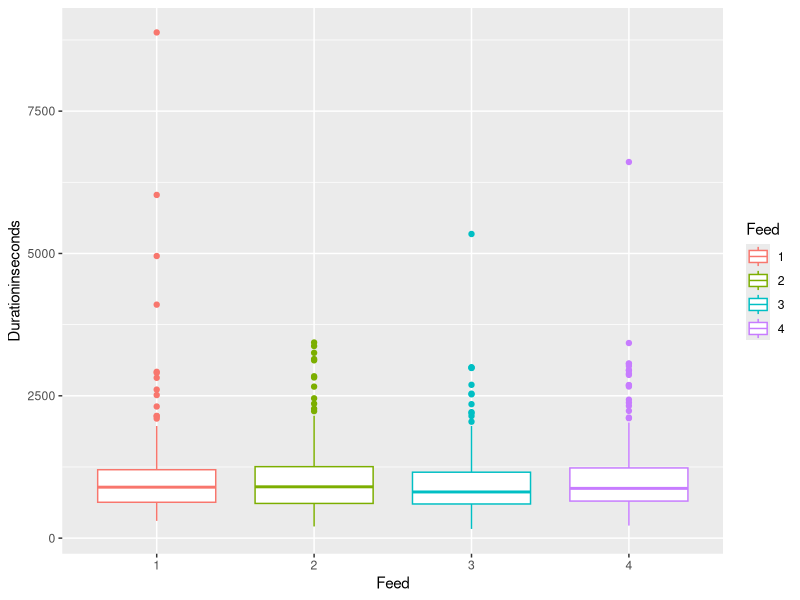
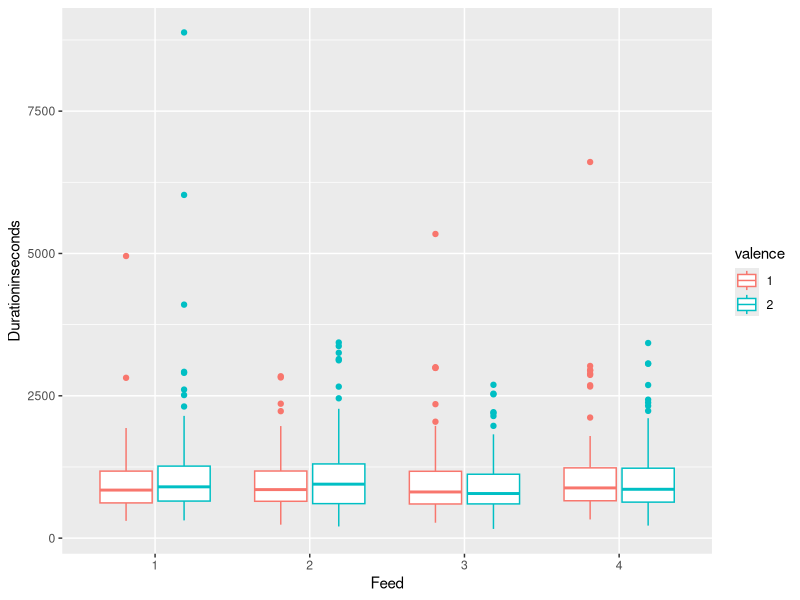
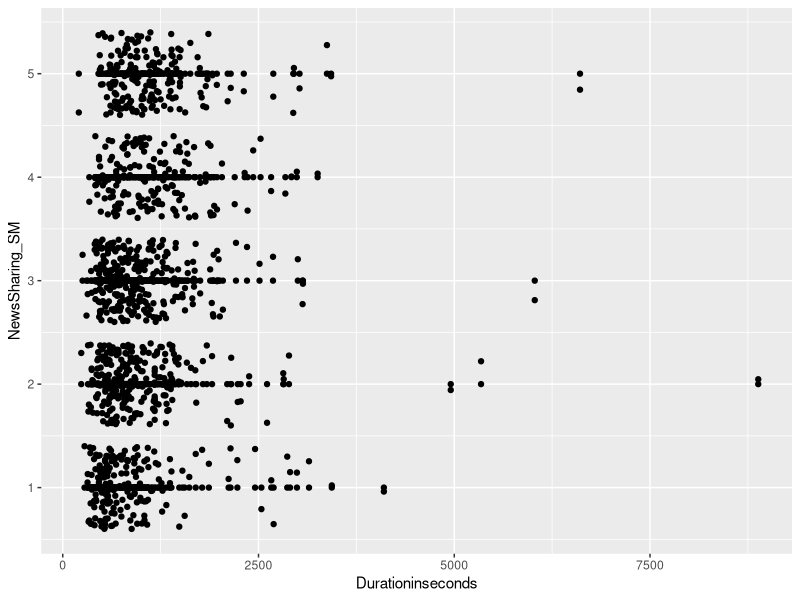
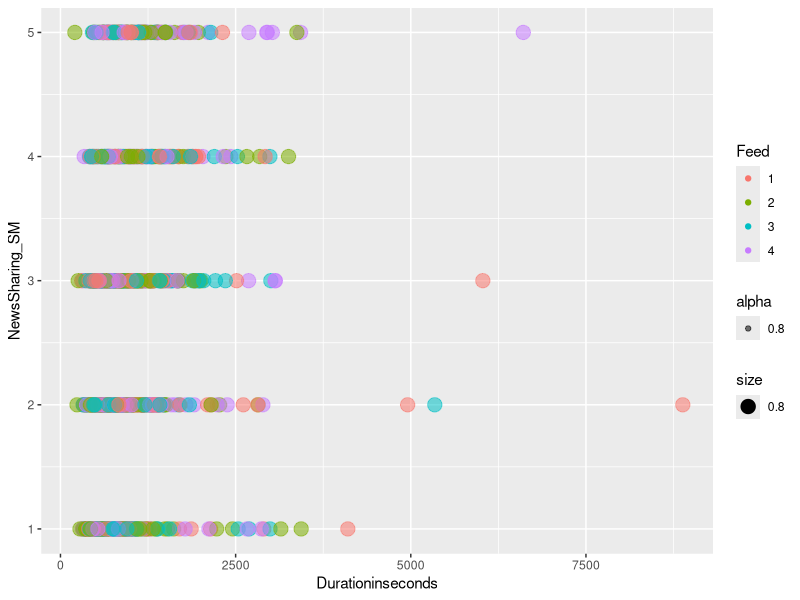
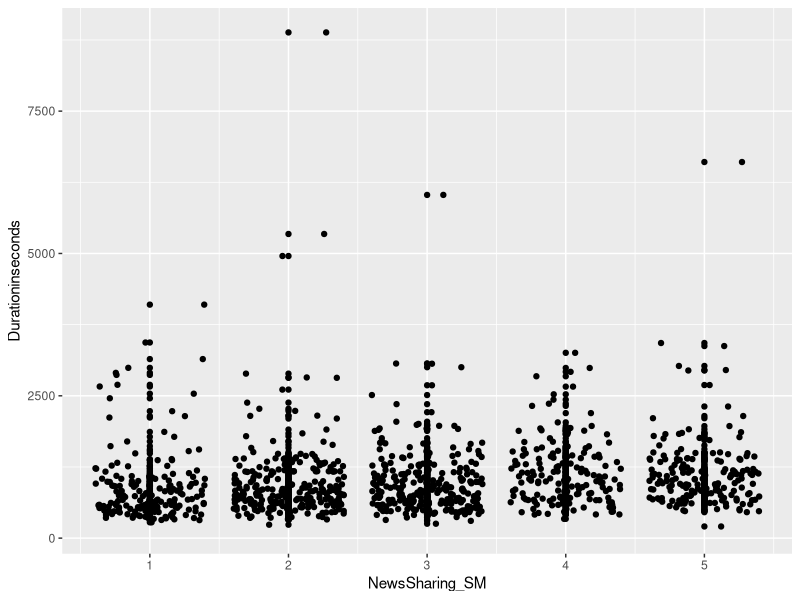
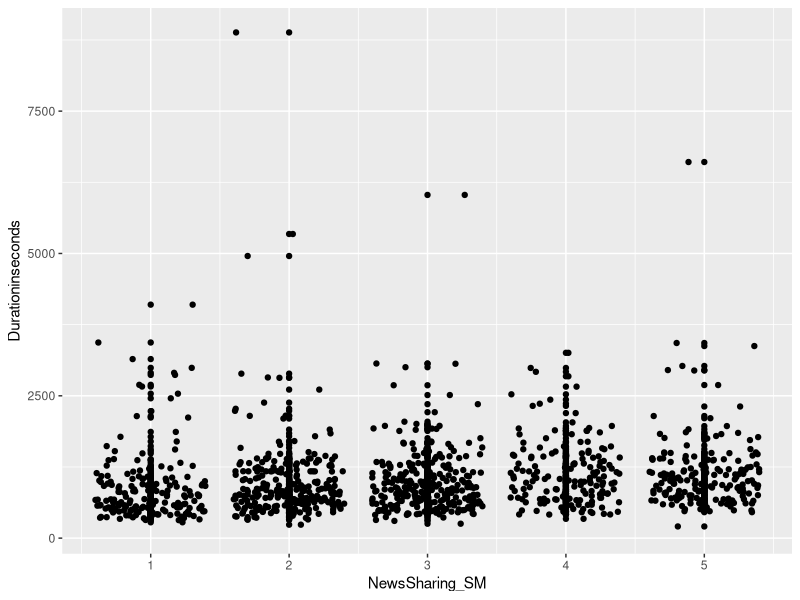
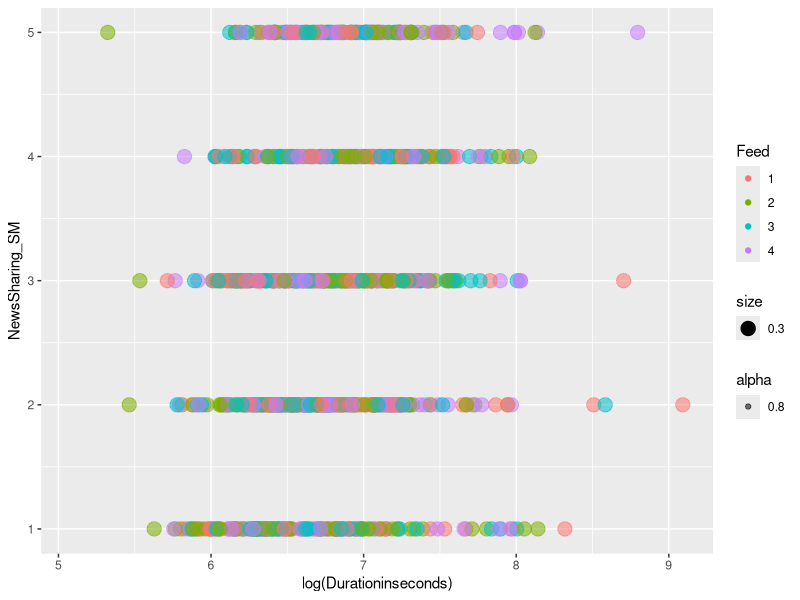
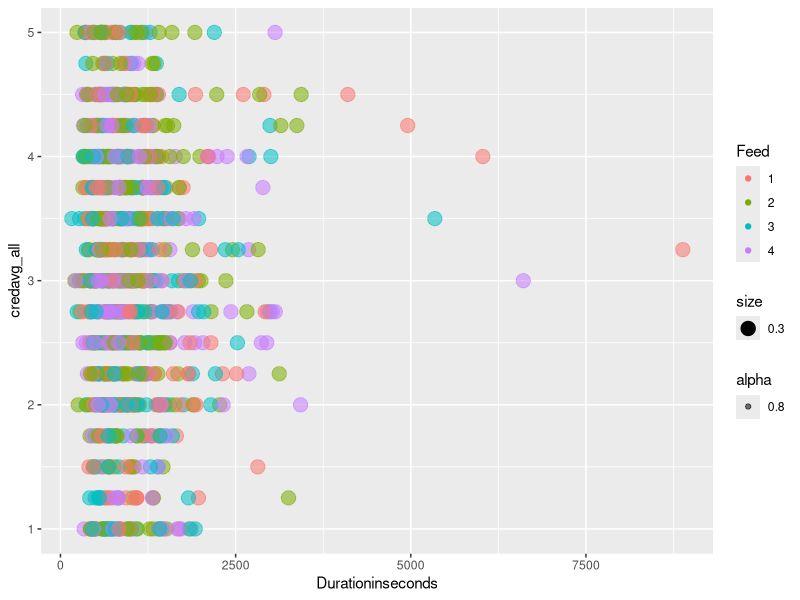

The R source for these figures, in order:
## ---- chunk 1
knitr::opts_chunk$set(echo = TRUE)
## ---- chunk 2
library(readr)
library(dplyr)
library(car)
library(ggplot2)
library(gridExtra)
## ---- chunk 3
CNdata_filtered_120123 <- read_csv("CNdata_filtered_120123.csv")
ENdata_filtered_110123 <- read_csv("ENdata_filtered_110123.csv")
## ---- chunk 4
#Chinese data, renaming/changing data types to factors
CNdata_filtered_120123$Feed <- CNdata_filtered_120123$feed_typefour
CNdata_filtered_120123$Feed <- as.factor(CNdata_filtered_120123$Feed)
CNdata_filtered_120123$valence <- as.factor(CNdata_filtered_120123$valence)

#Chinese data, selecting relevant variables
Data_CN <- CNdata_filtered_120123 |> 
  dplyr::select(Feed,valence,credavg_all,nwavg_all,share_all,NewsSharing_SM,NewsCred_SM,AI_acceptance,GenTech_op,gender,age) |> 
  mutate(Group = 1)

#English data, adding/renaming relevant variables
ENdata_filtered_110123$NewsCred_SM <- unlist(ENdata_filtered_110123[,255])#rename to match CN data

#English data, selecting relevant variables
Data_EN <-ENdata_filtered_110123 |> 
  dplyr::mutate(valence = feed_valence) |>
  dplyr::mutate(Feed = feedtype_four) |> 
  dplyr::select(Feed,valence,credavg_all,nwavg_all,share_all,NewsSharing_SM,NewsCred_SM,AI_acceptance,GenTech_op,gender,age) |> 
  mutate(Group = 0)

#English data, changing data types to factors
Data_EN$Feed <- as.factor(Data_EN$Feed)
Data_EN$valence <- as.factor(Data_EN$valence)

#one dataframe, Group (1 = Chinese 0 = American)
Data <- rbind(Data_CN,Data_EN)
Data$Group <- as.factor(Data$Group)

#fixing age and gender
Data$age <- 2024 - Data$age
Data$gender <- as.factor(Data$gender)
## ---- chunk 5
#Chinese data, renaming/changing data types to factors
CNdata_filtered_120123$Feed <- CNdata_filtered_120123$feed_typefour
CNdata_filtered_120123$Feed <- as.factor(CNdata_filtered_120123$Feed)
CNdata_filtered_120123$valence <- as.factor(CNdata_filtered_120123$valence)

#Chinese data, selecting relevant variables
Data_CN <- CNdata_filtered_120123 |> 
  dplyr::select(Feed,valence,credavg_all,nwavg_all,share_all,Finished,ResponseId,
                NewsSharing_SM,NewsCred_SM,AI_acceptance,GenTech_op,gender,age,Durationinseconds,
                Timer1_ClickCount,Timer1_FirstClick,Timer1_LastClick,Timer1_PageSubmit,
                Timer2_ClickCount,Timer2_FirstClick,Timer2_LastClick,Timer2_PageSubmit,
                Timer3_ClickCount,Timer3_FirstClick,Timer3_LastClick,Timer3_PageSubmit,
                Timer4_ClickCount,Timer4_FirstClick,Timer4_LastClick,Timer4_PageSubmit,
                Timer5_ClickCount,Timer5_FirstClick,Timer5_LastClick,Timer5_PageSubmit,
                Timer6_ClickCount,Timer6_FirstClick,Timer6_LastClick,Timer6_PageSubmit,
                Timer7_ClickCount,Timer7_FirstClick,Timer7_LastClick,Timer7_PageSubmit,
                Timer8_ClickCount,Timer8_FirstClick,Timer8_LastClick,Timer8_PageSubmit) |> 
  mutate(Group = 1)

#English data, adding/renaming relevant variables
ENdata_filtered_110123$NewsCred_SM <- unlist(ENdata_filtered_110123[,255])#rename to match CN data

#English data, selecting relevant variables
Data_EN <-ENdata_filtered_110123 |> 
  dplyr::mutate(valence = feed_valence) |>
  dplyr::mutate(Feed = feedtype_four) |> 
  dplyr::select(Feed,valence,credavg_all,nwavg_all,share_all,Finished,ResponseId,
                NewsSharing_SM,NewsCred_SM,AI_acceptance,GenTech_op,gender,age,Durationinseconds,
                Timer1_ClickCount,Timer1_FirstClick,Timer1_LastClick,Timer1_PageSubmit,
                Timer2_ClickCount,Timer2_FirstClick,Timer2_LastClick,Timer2_PageSubmit,
                Timer3_ClickCount,Timer3_FirstClick,Timer3_LastClick,Timer3_PageSubmit,
                Timer4_ClickCount,Timer4_FirstClick,Timer4_LastClick,Timer4_PageSubmit,
                Timer5_ClickCount,Timer5_FirstClick,Timer5_LastClick,Timer5_PageSubmit,
                Timer6_ClickCount,Timer6_FirstClick,Timer6_LastClick,Timer6_PageSubmit,
                Timer7_ClickCount,Timer7_FirstClick,Timer7_LastClick,Timer7_PageSubmit,
                Timer8_ClickCount,Timer8_FirstClick,Timer8_LastClick,Timer8_PageSubmit) |> 
  mutate(Group = 0)

#English data, changing data types to factors
Data_EN$Feed <- as.factor(Data_EN$Feed)
Data_EN$valence <- as.factor(Data_EN$valence)

#one dataframe, Group (1 = Chinese 0 = American)
Data <- rbind(Data_CN,Data_EN)
Data$Group <- as.factor(Data$Group)

#fixing age and gender
Data$age <- 2024 - Data$age
Data$gender <- as.factor(Data$gender)
## ---- chunk 6
# 3b.i  Does the amount of time spent on the condition (newsfeed) affect the dependent variables (credibility, newsworthiness, shareworthiness)? 

#First,create the 8 unique groups
Data$Feed <- as.numeric(Data$Feed) #making it numeric temporarily to create new variable
Data$Eight <- ifelse(Data$valence==1,Data$Feed,0)
Data$Eight <- as.numeric(Data$Eight) #also numeric temporarily
Data$Eight <- ifelse(Data$valence==2,Data$Feed+4,Data$Eight)

#Returning the two to factors
Data$Feed <- as.factor(Data$Feed)
Data$Eight <- as.factor(Data$Eight)

#Assuming Duration in seconds = best measurement and the top 3 are inactivities, then filter them out?
# Data <- Data |> filter(Durationinseconds < 3601) #max is then 10718 sec = ~3 hrs?

# boxFeed <- ggplot(Data, aes(x=share_all))+geom_violin()+coord_flip()+facet_wrap(~Feed)
# boxFeed <- ggplot(Data, aes(x=credavg_all))+geom_boxplot()+coord_flip()+facet_wrap(~Feed)
# boxFeed <- ggplot(Data, aes(x=nwavg_all))+geom_boxplot()+coord_flip()+facet_wrap(~Feed)

# 3b.ii   Interaction effect: Does a) content types (news, memes, activism, ads) and/or b) valence of news (pos / neg) mediate the effect of credibility (e..g) and time spent on stimuli?
## ---- chunk 7
Data <- Data |> filter(is.na(Feed)==FALSE)
ggplot(Data, aes(Feed,Durationinseconds))+geom_boxplot(aes(color=Feed))
ggplot(Data, aes(Feed,Durationinseconds))+geom_boxplot(aes(color=valence))
ggplot(Data,aes(Durationinseconds,NewsSharing_SM))+geom_point()+geom_jitter()
ggplot(Data,aes(Durationinseconds,NewsSharing_SM))+geom_point(aes(color=Feed,size=0.8,alpha=.8))
ggplot(Data,aes(Durationinseconds,NewsSharing_SM))+geom_point()+geom_jitter()+coord_flip()
ggplot(Data,aes(Durationinseconds,NewsSharing_SM))+geom_point()+geom_jitter()+coord_flip()
ggplot(Data,aes(log(Durationinseconds),NewsSharing_SM))+geom_point(aes(size=0.3,alpha=0.8,color=Feed))
ggplot(Data,aes(Durationinseconds,credavg_all))+geom_point(aes(size=0.3,alpha=0.8,color=Feed))
## ---- chunk 8
#sample thresholds
Time_TwentyMin <- 1200 #seconds
Time_ThirtyMin <- 1800 #seconds
Time_FortyMin <- 2400 #seconds
Time_Hour <- 3600 #seconds
# ------------------------------------
Data_CN <- Data_CN |> # Chinese
  mutate(Twenty_Min_Less = ifelse(Durationinseconds <= Time_TwentyMin,1,0)) |> # Less than or equal to 20 Min
  mutate(Twenty_Min_Plus = ifelse(Durationinseconds > Time_TwentyMin,1,0)) |> # Greater than 20 min
  mutate(Thirty_Min_Plus = ifelse(Durationinseconds > Time_ThirtyMin,1,0)) |> # Greater than 30 min
  mutate(Forty_Min_Plus = ifelse(Durationinseconds > Time_FortyMin,1,0)) |> # Greater than 40 min
  mutate(Hour_Plus = ifelse(Durationinseconds > Time_Hour,1,0)) # Greater than 1 hour

Data_EN <- Data_EN |> # English
  mutate(Twenty_Min_Less = ifelse(Durationinseconds <= Time_TwentyMin,1,0)) |> # Less than or equal to 20 Min
  mutate(Twenty_Min_Plus = ifelse(Durationinseconds > Time_TwentyMin,1,0)) |> # Greater than 20 min
  mutate(Thirty_Min_Plus = ifelse(Durationinseconds > Time_ThirtyMin,1,0)) |> # Greater than 30 min
  mutate(Forty_Min_Plus = ifelse(Durationinseconds > Time_FortyMin,1,0)) |> # Greater than 40 min
  mutate(Hour_Plus = ifelse(Durationinseconds > Time_Hour,1,0)) # Greater than 1 hour

# tried making the following two blocks cleaner using lapply but idk why no work
Data_CN$Twenty_Min_Less <- as.factor(Data_CN$Twenty_Min_Less)
Data_CN$Twenty_Min_Plus <- as.factor(Data_CN$Twenty_Min_Plus)
Data_CN$Thirty_Min_Plus <- as.factor(Data_CN$Thirty_Min_Plus)
Data_CN$Forty_Min_Plus <- as.factor(Data_CN$Forty_Min_Plus)
Data_CN$Hour_Plus <- as.factor(Data_CN$Hour_Plus)

Data_EN$Twenty_Min_Less <- as.factor(Data_EN$Twenty_Min_Less)
Data_EN$Twenty_Min_Plus <- as.factor(Data_EN$Twenty_Min_Plus)
Data_EN$Thirty_Min_Plus <- as.factor(Data_EN$Thirty_Min_Plus)
Data_EN$Forty_Min_Plus <- as.factor(Data_EN$Forty_Min_Plus)
Data_EN$Hour_Plus <- as.factor(Data_EN$Hour_Plus)


#plots Chinese
Plot_Under_20_CN <- ggplot(Data_CN,aes(Twenty_Min_Less)) +
  geom_bar(aes(fill=Twenty_Min_Less))+
  labs(title="Amount of people who spent less than 20 minutes on the trial",x="Group",y="Count")+
  scale_fill_hue(labels=c("Less than 20","20 or more"))+
  theme(legend.title = element_blank())

Plot_Over_20_CN <- ggplot(Data_CN,aes(Twenty_Min_Plus)) +
  geom_bar(aes(fill=Twenty_Min_Less))+
  labs(title="Amount of people who spent 20 or more minutes on the trial",x="Group",y="Count")+
  scale_fill_hue(labels=c("20 or more","Less than 20"))+
  theme(legend.title = element_blank())

Plot_Over_30_CN <- ggplot(Data_CN,aes(Thirty_Min_Plus)) +
  geom_bar(aes(fill=Thirty_Min_Plus))+
  labs(title="Amount of people who spent more than 30 minutes on the trial",x="Group",y="Count")+
  scale_fill_hue(labels=c("Under 30","Over 30"))+
  theme(legend.title = element_blank())

Plot_Over_40_CN <- ggplot(Data_CN,aes(Forty_Min_Plus)) +
  geom_bar(aes(fill=Forty_Min_Plus))+
  labs(title="Amount of people who spent more than 40 minutes on the trial",x="Group",y="Count")+
  scale_fill_hue(labels=c("Under 40","Over 40"))+
  theme(legend.title = element_blank())

Plot_Over_Hour_CN <- ggplot(Data_CN,aes(Hour_Plus)) +
  geom_bar(aes(fill=Hour_Plus))+
  labs(title="Amount of people who spent more than 1 hour on the trial",x="Group",y="Count")+
  scale_fill_hue(labels=c("Over 1 Hour","Not over 1 Hour"))+
  theme(legend.title = element_blank())


Plot_Under_20_CN
Plot_Over_20_CN
Plot_Over_30_CN
Plot_Over_40_CN
Plot_Over_Hour_CN


#--------------------------------------------------

#plots english
Plot_Under_20_EN <- ggplot(Data_EN,aes(Twenty_Min_Less)) +
  geom_bar(aes(fill=Twenty_Min_Less))+
  labs(title="Amount of people who spent less than 20 minutes on the trial",x="Group",y="Count")+
  scale_fill_hue(labels=c("Less than 20","20 or more"))+
  theme(legend.title = element_blank())

Plot_Over_20_EN <- ggplot(Data_EN,aes(Twenty_Min_Plus)) +
  geom_bar(aes(fill=Twenty_Min_Less))+
  labs(title="Amount of people who spent 20 or more minutes on the trial",x="Group",y="Count")+
  scale_fill_hue(labels=c("20 or more","Less than 20"))+
  theme(legend.title = element_blank())

Plot_Over_30_EN <- ggplot(Data_EN,aes(Thirty_Min_Plus)) +
  geom_bar(aes(fill=Thirty_Min_Plus))+
  labs(title="Amount of people who spent more than 30 minutes on the trial",x="Group",y="Count")+
  scale_fill_hue(labels=c("Under 30","Over 30"))+
  theme(legend.title = element_blank())

Plot_Over_40_EN <- ggplot(Data_EN,aes(Forty_Min_Plus)) +
  geom_bar(aes(fill=Forty_Min_Plus))+
  labs(title="Amount of people who spent more than 40 minutes on the trial",x="Group",y="Count")+
  scale_fill_hue(labels=c("Under 40","Over 40"))+
  theme(legend.title = element_blank())

Plot_Over_Hour_EN <- ggplot(Data_EN,aes(Hour_Plus)) +
  geom_bar(aes(fill=Hour_Plus))+
  labs(title="Amount of people who spent more than 1 hour on the trial",x="Group",y="Count")+
  scale_fill_hue(labels=c("Under 1 hour","Over 1 Hour"))+
  theme(legend.title = element_blank())


Plot_Under_20_EN
Plot_Over_20_EN
Plot_Over_30_EN
Plot_Over_40_EN
Plot_Over_Hour_EN

# Data$Twenty_Min_Plus <- ifelse(Data$Durationinseconds>timethresh,1,0) would use this to make it for the overall dataset
